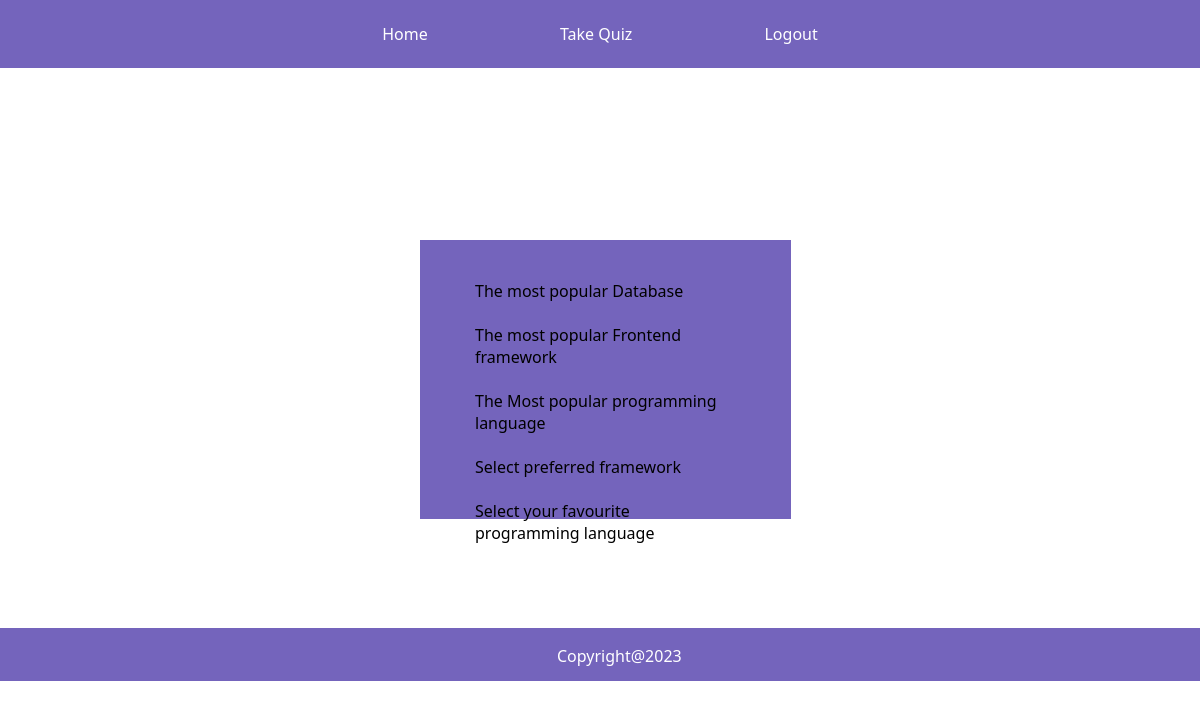
Page /index/ (signed in) on the committed database.
### app1/models.py (models this page shows, shortened)
class Question(models.Model):
    question_text = models.CharField(max_length=200)
    pub_date = models.DateTimeField("date published")

### app1/views.py (the view)
# urls.py: path("index/", views.index, name="index"),
@login_required
def index(request):
    latest_question_list = Question.objects.order_by("-pub_date")[:5]
    context = {"latest_question_list": latest_question_list}
    return render(request, "app1/index.html", context)

### templates/app1/index.html (shortened to what this page needs)
{% load static %}
<link href="{% static 'css/index.css' %}" rel="stylesheet">
{% include 'app1/navbar.html' %}
<div class="container1" style="">
 {% if latest_question_list %}
    <ul>
    {% for question in latest_question_list %}
        <li class="questions" id="question"><a href="{% url 'detail' question.id %}" style="text-decoration:none;color:black;">{{ question.question_text }}</a></li><br>
    {% endfor %}
    </ul>
{% else %}
    <p>No polls are available.</p>
{% endif %}
</div>
{% include 'app1/footer.html' %}

### static/css/index.css (style rules this page uses)
body { margin:0; padding:0; }
.questions { width:354px; }
.container1 { position:absolute !important ; top:30% !important; left:35% !important; background-color:#7464bc !important; width:371px !important; height:279px !important; color :white !important ; }
.questions { width:250px; list-style:none; }
ul { margin-top:40px; margin-left:15px; }

### static/css/home.css (style rules this page uses)
body { margin: 0 !important; font-family: 'Segoe UI', Tahoma, Geneva, Verdana, sans-serif !important;; }

### rows in the picture
Question: question_text "The most popular Database"
Question: question_text "The most popular Frontend framework"
Question: question_text "The Most popular programming language"
Question: question_text "Select preferred framework"
Question: question_text "Select your favourite programming language"
